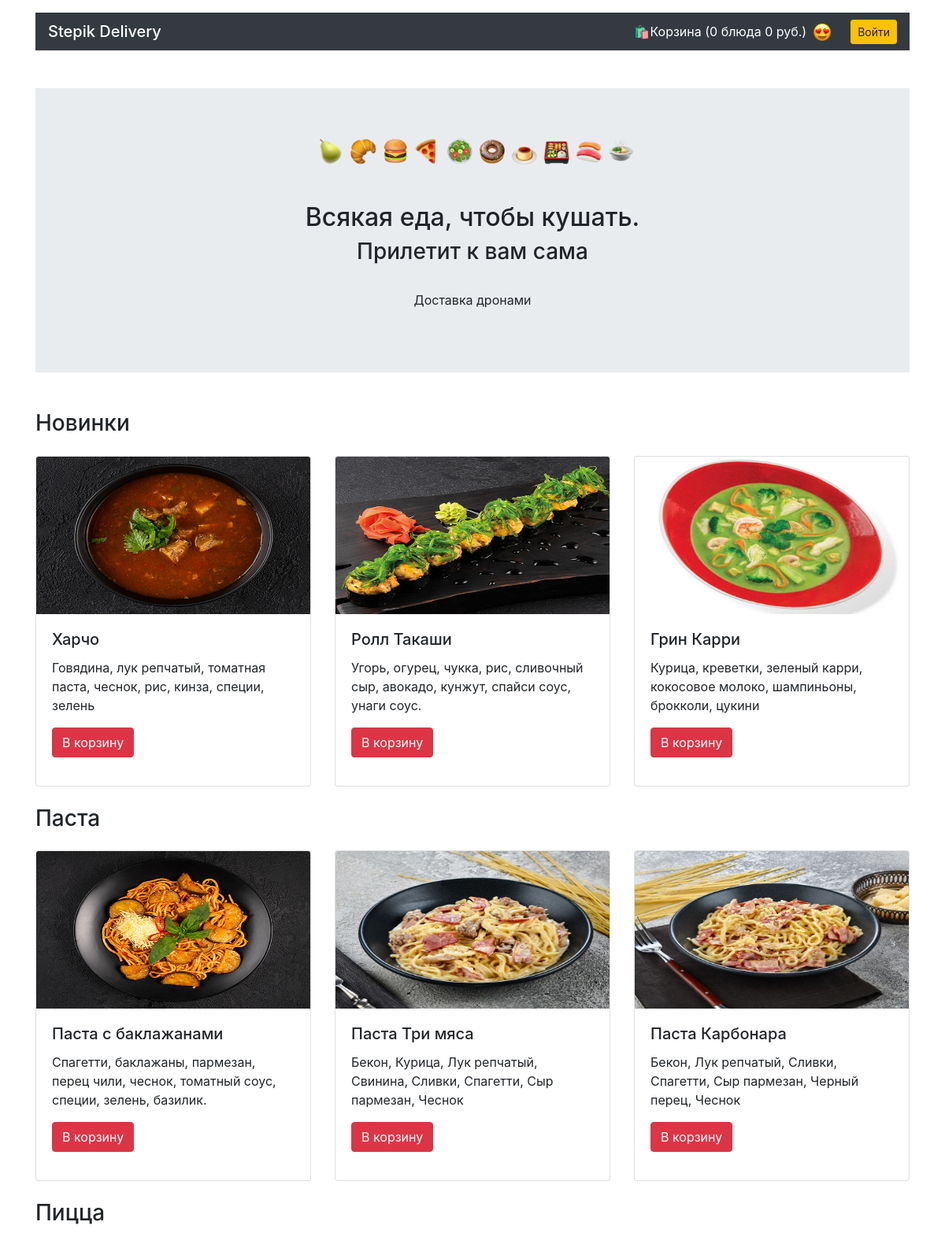
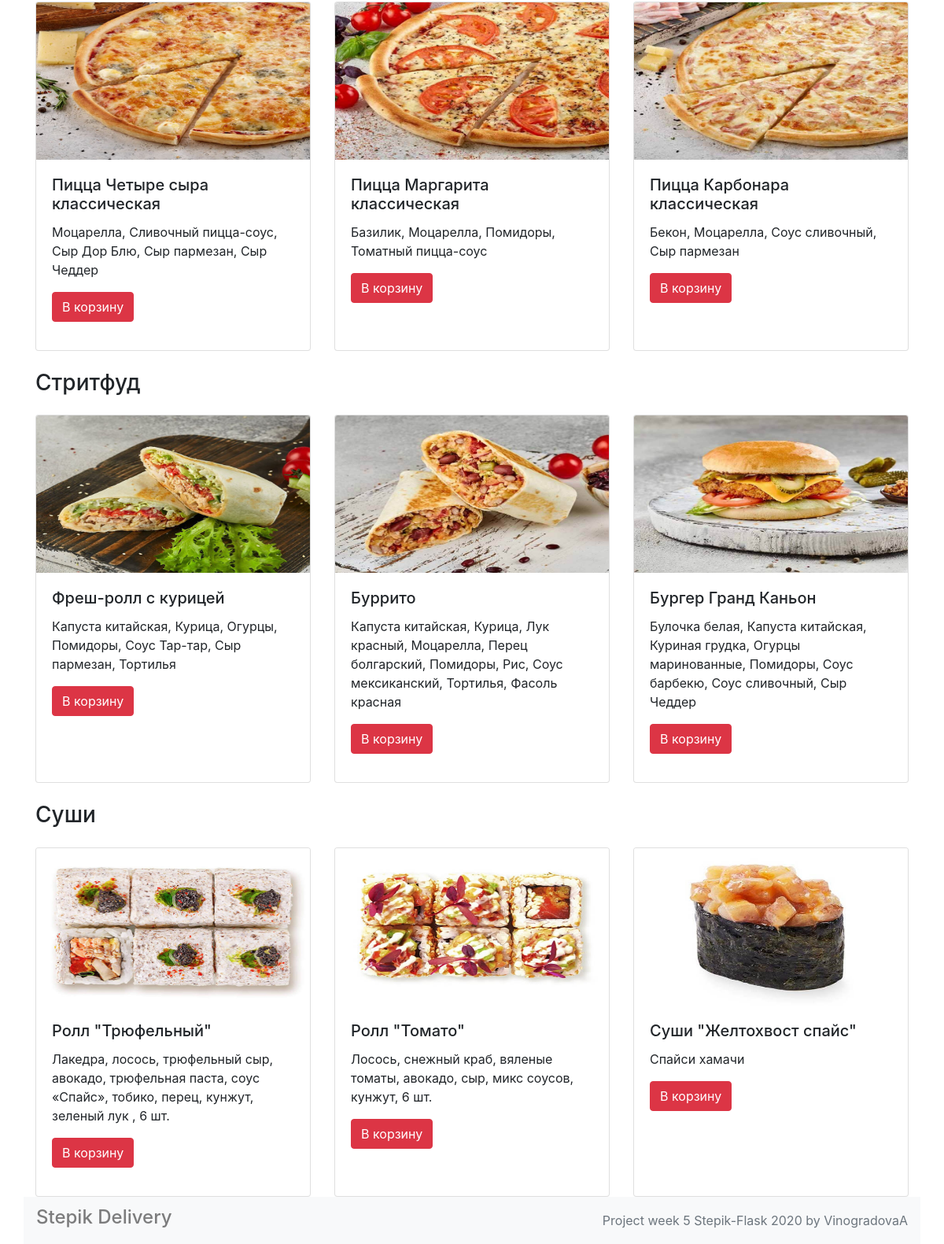
The page / on the database its author committed (2 pictures, top to bottom).
### models.py (models this page shows)
class Category(db.Model):
    __tablename__ = 'categories'
    id = db.Column(db.Integer, primary_key=True)
    title = db.Column(db.String(100), unique=True, nullable=False)
    meal = db.relationship('Meal')

class Meal(db.Model):
    __tablename__ = 'meals'
    id = db.Column(db.Integer, primary_key=True)
    title = db.Column(db.String(100), unique=True, nullable=False)
    price = db.Column(db.Float, nullable=False)
    description = db.Column(db.String(200), nullable=False)
    picture = db.Column(db.String(50), nullable=False)
    orders = db.relationship('Order', secondary=orders_meals_association,
                             back_populates="meals")
    category = db.relationship('Category')
    category_id = db.Column(db.Integer, db.ForeignKey('categories.id'))

### views.py (the view)
@app.route('/')
def home():
    categories = db.session.query(Category).order_by(Category.id.desc()).all()
    cat_meals = []
    for cat in categories:
        meal = db.session.query(Meal).filter(Meal.category_id == cat.id).\
                order_by(func.random()).limit(3)
        cat_meals.append([cat.id, cat.title, meal])
    return render_template('main.html', cat_meals=cat_meals)

### templates/main.html
{% extends 'base.html' %}
{% block container %}
  {% include 'header.html' %}
  <main class="container mt-3">
  {% include 'main_banner.html' %}
  {% for cat in cat_meals %}
    <section>
      <h3 class="my-4">{{cat[1]}}</h3>
      <div class="row mt-4">
        {% for meal in cat[2]%}
        <div class="col-12 col-md-4">
          <div class="card mb-3 h-100">
            <img src="/static/pictures/{{meal.picture}}" width="300" height="200" class="card-img-top" alt="">
            <div class="card-body">
              <h4 class="h5 card-title">{{meal.title}}</h4>
              <p class="card-text">{{meal.description}}</p>
              <a href="/addtocart/{{meal.id}}/" class="btn btn-danger">В корзину</a>
            </div>
          </div>
        </div>
      {% endfor%}
      </div>
    </section>
{% endfor %}
  </main>
  {% endblock %}

### templates/base.html (style rules this page uses)
html { position: relative; min-height: 100%; }
body { margin-bottom: 60px; }

### rows shown on the page
Category: title "Новинки"
Meal: picture (picture), title "Харчо", description "Говядина, лук репчатый, томатная паста, чеснок, рис, кинза, специи, зелень"
Meal: picture (picture), title "Ролл Такаши", description "Угорь, огурец, чукка, рис, сливочный сыр, авокадо, кунжут, спайси соус, унаги соус."
Meal: picture (picture), title "Грин Карри", description "Курица, креветки, зеленый карри, кокосовое молоко, шампиньоны, брокколи, цукини"
Category: title "Паста"
Meal: picture (picture), title "Паста с баклажанами", description "Спагетти, баклажаны, пармезан, перец чили, чеснок, томатный соус, специи, зелень, базилик."
Meal: picture (picture), title "Паста Три мяса", description "Бекон, Курица, Лук репчатый, Свинина, Сливки, Спагетти, Сыр пармезан, Чеснок"
Meal: picture (picture), title "Паста Карбонара", description "Бекон, Лук репчатый, Сливки, Спагетти, Сыр пармезан, Черный перец, Чеснок"
Category: title "Пицца"
Meal: picture (picture), title "Пицца Четыре сыра классическая", description "Моцарелла, Сливочный пицца-соус, Сыр Дор Блю, Сыр пармезан, Сыр Чеддер"
Meal: picture (picture), title "Пицца Маргарита классическая", description "Базилик, Моцарелла, Помидоры, Томатный пицца-соус"
Meal: picture (picture), title "Пицца Карбонара классическая", description "Бекон, Моцарелла, Соус сливочный, Сыр пармезан"
Category: title "Стритфуд"
Meal: picture (picture), title "Фреш-ролл с курицей", description "Капуста китайская, Курица, Огурцы, Помидоры, Соус Тар-тар, Сыр пармезан, Тортилья"
Meal: picture (picture), title "Буррито", description "Капуста китайская, Курица, Лук красный, Моцарелла, Перец болгарский, Помидоры, Рис, Соус мексиканский, Тортилья, Фасоль красная"
Meal: picture (picture), title "Бургер Гранд Каньон", description "Булочка белая, Капуста китайская, Куриная грудка, Огурцы маринованные, Помидоры, Соус барбекю, Соус сливочный, Сыр Чеддер"
Category: title "Суши"
Meal: picture (picture), title "Ролл \"Трюфельный\"", description "Лакедра, лосось, трюфельный сыр, авокадо, трюфельная паста, соус «Спайс», тобико, перец, кунжут, зеленый лук , 6 шт."
Meal: picture (picture), title "Ролл \"Томато\"", description "Лосось, снежный краб, вяленые томаты, авокадо, сыр, микс соусов, кунжут, 6 шт."
Meal: picture (picture), title "Суши \"Желтохвост спайс\"", description "Спайси хамачи"

### other values the page prints
{{ session['cart_id']|count }} "0"
{{ session['cart_price']|sum }} "0"
